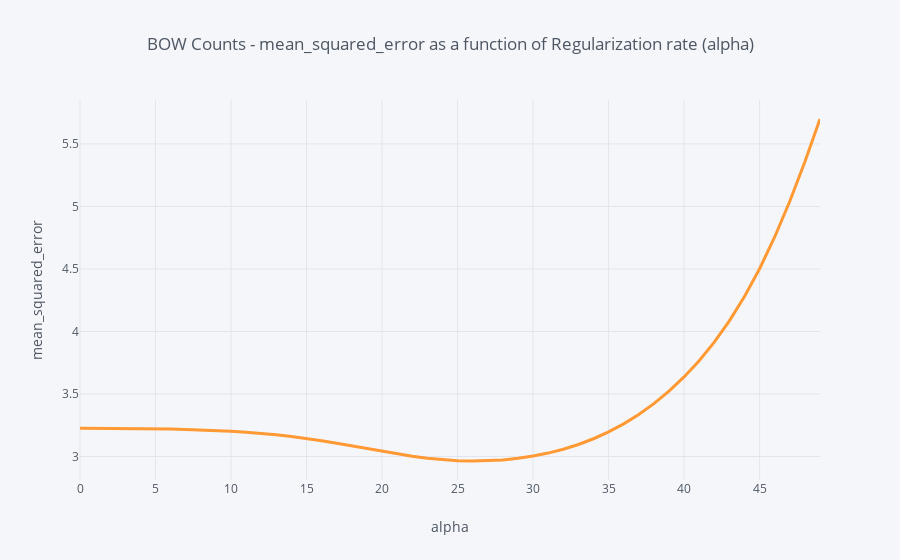

Notebook cell for this chart:
### Code cell
cv_results = DataFrame(mse_by_alpha, columns = ['alpha', 'mean_squared_error'])
cv_results.mean_squared_error.iplot(title = 'BOW Counts - mean_squared_error as a function of Regularization rate (alpha)', xTitle = 'alpha', yTitle = 'mean_squared_error', width = 3, hline=(0,0))

### Figure 1 — Plotly figure (JSON) as saved in the notebook; plotly's stock layout.template omitted (floating-point values rounded to 4 significant figures)
{"data": [{"line": {"color": "rgba(255, 153, 51, 1.0)", "dash": "solid", "shape": "linear", "width": 3}, "mode": "lines", "name": "mean_squared_error", "text": "", "type": "scatter", "x": [0, 1, 2, 3, 4, 5, 6, 7, 8, 9, 10, 11, 12, 13, 14, 15, 16, 17, 18, 19, 20, 21, 22, 23, 24, 25, 26, 27, 28, 29, 30, 31, 32, 33, 34, 35, 36, 37, 38, 39, 40, 41, 42, 43, 44, 45, 46, 47, 48, 49], "y": [3.227, 3.226, 3.225, 3.224, 3.223, 3.221, 3.219, 3.216, 3.212, 3.207, 3.201, 3.194, 3.184, 3.173, 3.159, 3.143, 3.125, 3.105, 3.084, 3.062, 3.04, 3.019, 3.001, 2.986, 2.974, 2.967, 2.964, 2.966, 2.973, 2.985, 3.003, 3.027, 3.058, 3.096, 3.142, 3.197, 3.261, 3.336, 3.423, 3.523, 3.636, 3.766, 3.915, 4.084, 4.279, 4.502, 4.756, 5.041, 5.358, 5.7]}], "layout": {"autosize": true, "legend": {"bgcolor": "#F5F6F9", "font": {"color": "#4D5663"}}, "paper_bgcolor": "#F5F6F9", "plot_bgcolor": "#F5F6F9", "shapes": [{"line": {"color": "#db4052", "dash": "solid", "width": 1}, "type": "line", "x0": 0, "x1": 1, "xref": "paper", "y0": [0, 0], "y1": [0, 0], "yref": "y"}], "title": {"font": {"color": "#4D5663"}, "text": "BOW Counts - mean_squared_error as a function of Regularization rate (alpha)"}, "xaxis": {"autorange": true, "gridcolor": "#E1E5ED", "range": [0, 49], "showgrid": true, "tickfont": {"color": "#4D5663"}, "title": {"font": {"color": "#4D5663"}, "text": "alpha"}, "type": "linear", "zerolinecolor": "#E1E5ED"}, "yaxis": {"autorange": true, "gridcolor": "#E1E5ED", "range": [2.812, 5.851], "showgrid": true, "tickfont": {"color": "#4D5663"}, "title": {"font": {"color": "#4D5663"}, "text": "mean_squared_error"}, "type": "linear", "zerolinecolor": "#E1E5ED"}}}
